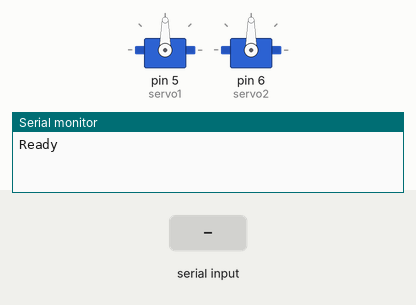
A sketch run on a simulated Arduino Uno, built with avr-gcc and run on an emulated ATmega328P. On the bench: 2 × servo, the last lines printed to the serial monitor. Inputs (shaded band) come from the test bench.

Above: at 1.2 s.
1.3 s: "a90\n" received over Serial
At 1.8 s:
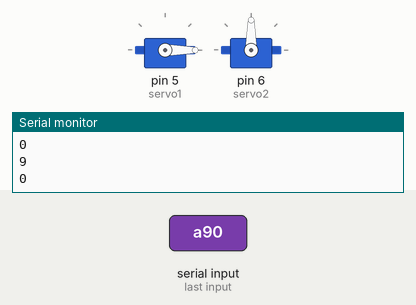
2.8 s: "a" received over Serial
At 4.0 s:
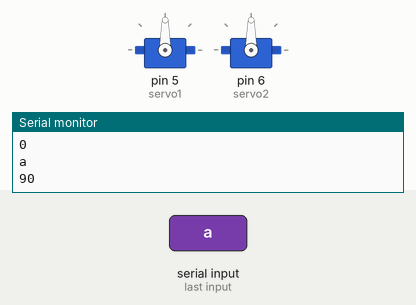
4.3 s: "b90\n" received over Serial
At 5.3 s:
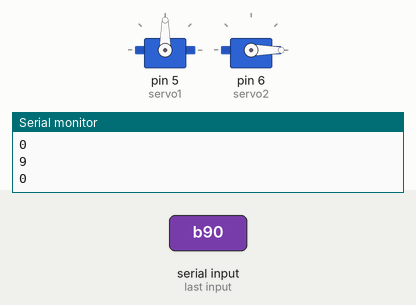
5.8 s: "b" received over Serial
At 6.4 s:
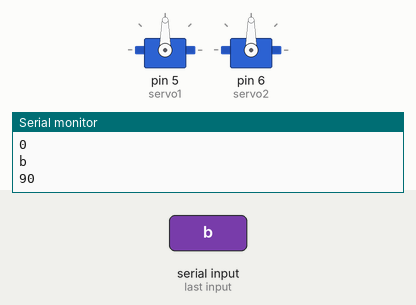
Timing chart, 0 to 8.3 s (numbered marks = the images above; inputs shaded):
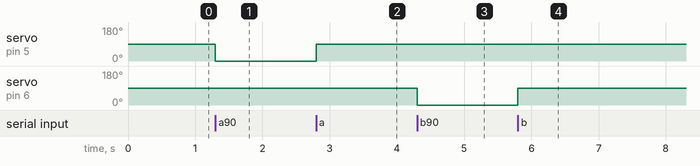

The sketch:

Servo_Work.ino
```cpp
#include <Servo.h>
Servo servo1, servo2;
int tilt = 150;
void setup()
{
  servo1.attach(5);  //The Tilt servo is attached to pin 9.
  servo2.attach(6);
  Serial.begin(115200);  //Set up a serial connection for 57600 bps.
  Serial.println("Ready");
}


void loop() {
  static int v = 0;

  if (Serial.available()){

    char ch = Serial.read();
    Serial.println(ch);
    switch (ch) {
      case '0'...'9':
        v = v * 10 + ch - '0';
        break;

      case 'a':
        servo1.write(v);
        Serial.println(v);
        v = 0;
        break;
      case 'b':
        servo2.write(v);
        Serial.println(v);
        v = 0;
        break; }
  }
}
```

Measured:
- after the input at 1.3 s, servo on pin 5 (servo1): 90° → 0° at once
- after the input at 2.8 s, servo on pin 5 (servo1): 0° → 90° at once
- after the input at 4.3 s, servo on pin 6 (servo2): 90° → 0° at once
- after the input at 5.8 s, servo on pin 6 (servo2): 0° → 90° at once
